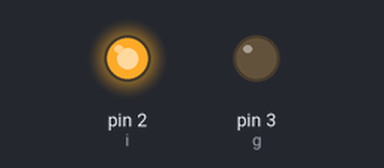
Simulated run of this sketch. Board: Arduino Uno, built with avr-gcc and run on an emulated ATmega328P. On the bench: output pins drawn as LEDs (lit = HIGH).

Above: at 0.7 s.
At 2.0 s:
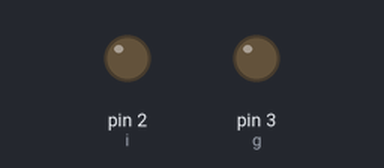
At 3.2 s:
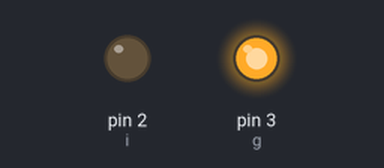
Timing chart, 0 to 6.5 s (numbered marks = the images above):
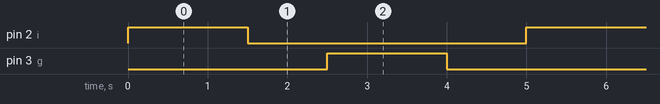

The sketch:

gripper_kodu.ino
```cpp
int i =2 ;
int g=3;
void setup() {
 Serial.begin (9600);
  pinMode(i, OUTPUT);
  pinMode(g, OUTPUT);
}

void loop() {
  digitalWrite(i, HIGH);
  delay(1500);
  digitalWrite(i, LOW);
  delay(1000);
  digitalWrite(g, HIGH);
  delay(1500);
  digitalWrite(g, LOW);
  delay(1000);
}
```

Measured:
- by itself, pin 2 (i), pin 3 (g): alternates HIGH for 1.5 s and LOW for 3.5 s
- by itself, everything shown: repeats every 5.0 s, in 4 steps
